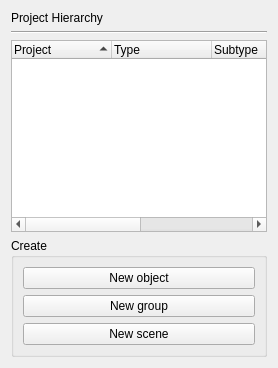
       <widget class="QWidget" name="fileWidget" native="true">
        <layout class="QVBoxLayout" name="verticalLayout">
         <item>
          <widget class="QLabel" name="projHierLabel">
           <property name="sizePolicy">
            <sizepolicy hsizetype="Fixed" vsizetype="Fixed">
             <horstretch>0</horstretch>
             <verstretch>0</verstretch>
            </sizepolicy>
           </property>
           <property name="text">
            <string>Project Hierarchy</string>
           </property>
          </widget>
         </item>
         <item>
          <widget class="Line" name="treeDividerLine">
           <property name="orientation">
            <enum>Qt::Horizontal</enum>
           </property>
          </widget>
         </item>
         <item>
          <widget class="QTreeWidget" name="treeWidget">
           <property name="sizePolicy">
            <sizepolicy hsizetype="Preferred" vsizetype="Expanding">
             <horstretch>0</horstretch>
             <verstretch>0</verstretch>
            </sizepolicy>
           </property>
           <property name="minimumSize">
            <size>
             <width>0</width>
             <height>0</height>
            </size>
           </property>
           <property name="maximumSize">
            <size>
             <width>16777215</width>
             <height>16777215</height>
            </size>
           </property>
           <property name="frameShadow">
            <enum>QFrame::Sunken</enum>
           </property>
           <property name="tabKeyNavigation">
            <bool>true</bool>
           </property>
           <property name="dragEnabled">
            <bool>true</bool>
           </property>
           <property name="dragDropMode">
            <enum>QAbstractItemView::DragDrop</enum>
           </property>
           <property name="defaultDropAction">
            <enum>Qt::MoveAction</enum>
           </property>
           <property name="selectionMode">
            <enum>QAbstractItemView::ExtendedSelection</enum>
           </property>
           <property name="selectionBehavior">
            <enum>QAbstractItemView::SelectItems</enum>
           </property>
           <property name="iconSize">
            <size>
             <width>0</width>
             <height>0</height>
            </size>
           </property>
           <property name="sortingEnabled">
            <bool>true</bool>
           </property>
           <property name="animated">
            <bool>true</bool>
           </property>
           <column>
            <property name="text">
             <string>Project</string>
            </property>
           </column>
           <column>
            <property name="text">
             <string>Type</string>
            </property>
           </column>
           <column>
            <property name="text">
             <string>Subtype</string>
            </property>
           </column>
           <column>
            <property name="text">
             <string>Properties</string>
            </property>
           </column>
           <column>
            <property name="text">
             <string>Object ID</string>
            </property>
           </column>
          </widget>
         </item>
         <item>
          <widget class="QGroupBox" name="createGroupBox">
           <property name="title">
            <string>Create</string>
           </property>
           <layout class="QVBoxLayout" name="verticalLayout_13">
            <item>
             <widget class="QPushButton" name="newObjButton">
              <property name="text">
               <string>New object</string>
              </property>
             </widget>
            </item>
            <item>
             <widget class="QPushButton" name="newGroupButton">
              <property name="text">
               <string>New group</string>
              </property>
             </widget>
            </item>
            <item>
             <widget class="QPushButton" name="newSceneButton">
              <property name="text">
               <string>New scene</string>
              </property>
             </widget>
            </item>
           </layout>
          </widget>
         </item>
        </layout>
       </widget>
